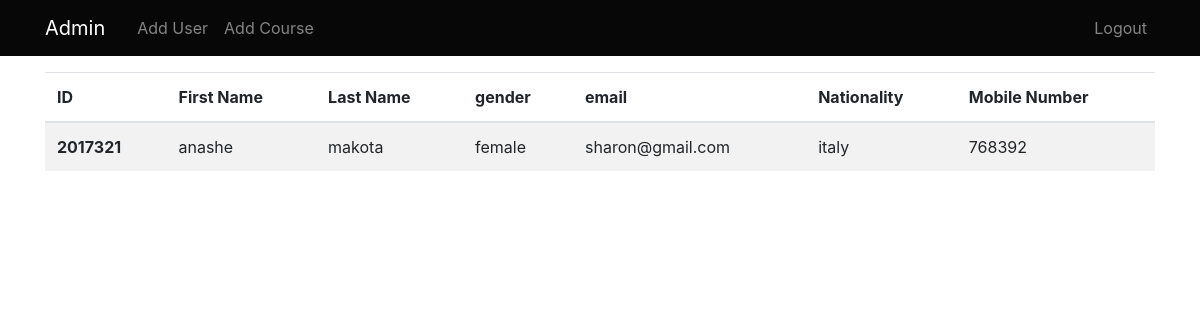
The app's page /admn/students, older data.
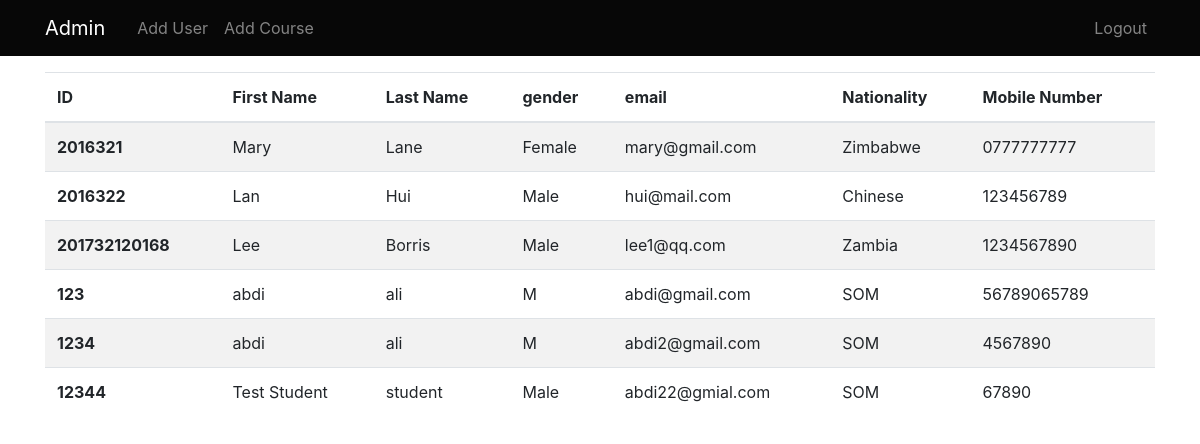
The same page, newer data.
### application/models.py (models this page shows, shortened)
class User(db.Model, UserMixin):
    __tablename__ = 'user'
    user_id = db.Column(db.String, primary_key=True)
    firstname = db.Column(db.String(30), nullable=False)
    lastname = db.Column(db.String(30), nullable=False)
    role = db.Column(db.String(10), nullable=False)
    gender = db.Column(db.String(5), nullable=False)
    nationality = db.Column(db.String(15), nullable=False)
    email = db.Column(db.String(20), nullable=False, unique=True)
    mobile = db.Column(db.String(20), nullable=False, unique=True)
    password = db.Column(db.String(30), nullable=False)
    courses = db.relationship('Course', backref='teacher')

### application/routes.py (the view)
@app.route('/admn/students', methods=['GET', 'POST'])
def students():
    students = User.query.filter_by(role='student')
    return render_template('/admin/students.html', students=students)

### application/templates/admin/students.html
{% extends 'admin/_layout.html' %}
{% block content%}
<table class="table table-striped">
  <thead>
    <tr>
      <th scope="col">ID</th>
      <th scope="col">First Name</th>
      <th scope="col">Last Name</th>
      <th scope="col">gender</th>
      <th scope="col">email</th>
      <th scope="col">Nationality</th>
      <th scope="col">Mobile Number</th>
    </tr>
  </thead>
  <tbody>
    {% for student in students %}
    <tr>
      <th scope="row">{{ student.user_id }}</th>
      <td>{{student.firstname}}</td>
      <td>{{student.lastname}}</td>
      <td>{{student.gender}}</td>
      <td>{{student.email}}</td>
      <td>{{student.nationality}}</td>
      <td>{{student.mobile}}</td>
    </tr>
    {% endfor %}
  </tbody>
</table>
{% endblock %}

Row changes from the older to the newer data that the page shows:
removed User: user_id "2017321", firstname "anashe", lastname "makota", gender "female", email "sharon@gmail.com", nationality "italy", mobile "768392"
added User: user_id "2016321", firstname "Mary", lastname "Lane", gender "Female", email "mary@gmail.com", nationality "Zimbabwe", mobile "0777777777"
added User: user_id "2016322", firstname "Lan", lastname "Hui", gender "Male", email "hui@mail.com", nationality "Chinese", mobile "123456789"
added User: user_id "201732120168", firstname "Lee", lastname "Borris", gender "Male", email "lee1@qq.com", nationality "Zambia", mobile "1234567890"
added User: user_id "123", firstname "abdi", lastname "ali", gender "M", email "abdi@gmail.com", nationality "SOM", mobile "56789065789"
added User: user_id "1234", firstname "abdi", lastname "ali", gender "M", email "abdi2@gmail.com", nationality "SOM", mobile "4567890"
added User: user_id "12344", firstname "Test Student", lastname "student", gender "Male", email "abdi22@gmial.com", nationality "SOM", mobile "67890"
